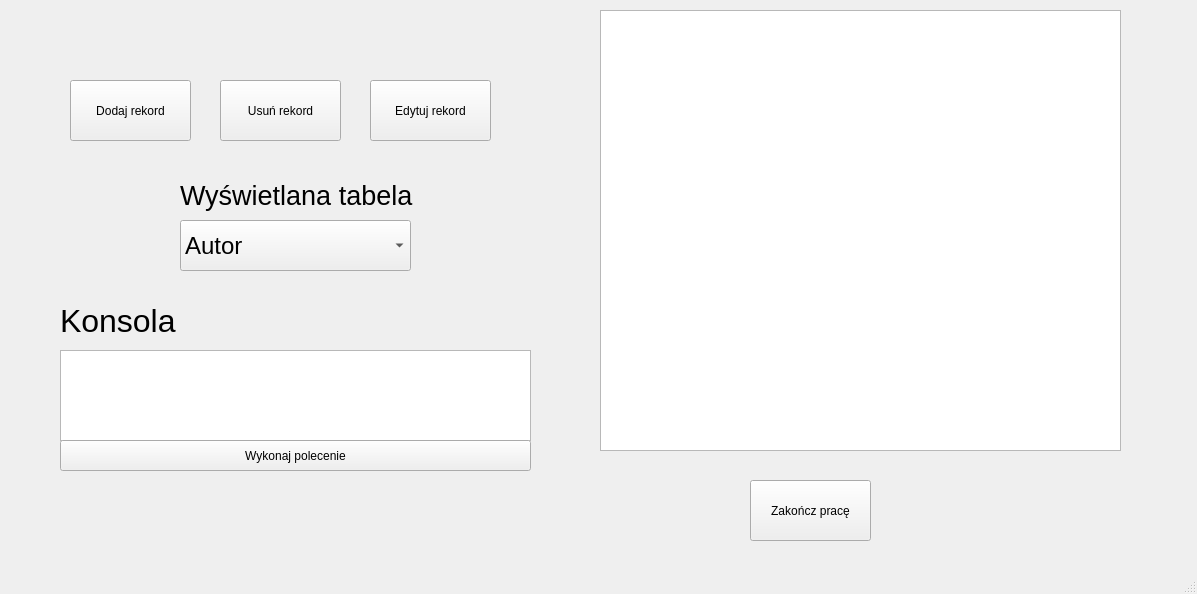
<?xml version="1.0" encoding="UTF-8"?>
<ui version="4.0">
 <class>MainWindow</class>
 <widget class="QMainWindow" name="MainWindow">
  <property name="geometry">
   <rect>
    <x>0</x>
    <y>0</y>
    <width>1197</width>
    <height>594</height>
   </rect>
  </property>
  <property name="windowTitle">
   <string>MainWindow</string>
  </property>
  <widget class="QWidget" name="centralwidget">
   <widget class="QPushButton" name="pushButton">
    <property name="geometry">
     <rect>
      <x>750</x>
      <y>480</y>
      <width>121</width>
      <height>61</height>
     </rect>
    </property>
    <property name="text">
     <string>Zakończ pracę</string>
    </property>
   </widget>
   <widget class="QPushButton" name="pushButton_2">
    <property name="geometry">
     <rect>
      <x>220</x>
      <y>80</y>
      <width>121</width>
      <height>61</height>
     </rect>
    </property>
    <property name="text">
     <string>Usuń rekord</string>
    </property>
   </widget>
   <widget class="QPushButton" name="pushButton_3">
    <property name="geometry">
     <rect>
      <x>370</x>
      <y>80</y>
      <width>121</width>
      <height>61</height>
     </rect>
    </property>
    <property name="text">
     <string>Edytuj rekord</string>
    </property>
   </widget>
   <widget class="QTextEdit" name="konsola">
    <property name="geometry">
     <rect>
      <x>60</x>
      <y>350</y>
      <width>471</width>
      <height>91</height>
     </rect>
    </property>
   </widget>
   <widget class="QComboBox" name="tabelaNazwa">
    <property name="geometry">
     <rect>
      <x>180</x>
      <y>220</y>
      <width>231</width>
      <height>51</height>
     </rect>
    </property>
    <property name="font">
     <font>
      <pointsize>18</pointsize>
     </font>
    </property>
    <item>
     <property name="text">
      <string>Autor</string>
     </property>
    </item>
    <item>
     <property name="text">
      <string>Wydawnictwo</string>
     </property>
    </item>
    <item>
     <property name="text">
      <string>Gatunek</string>
     </property>
    </item>
    <item>
     <property name="text">
      <string>Książka</string>
     </property>
    </item>
    <item>
     <property name="text">
      <string>Egzemplarz</string>
     </property>
    </item>
    <item>
     <property name="text">
      <string>Wypożyczenie</string>
     </property>
    </item>
    <item>
     <property name="text">
      <string>Czytelnik</string>
     </property>
    </item>
    <item>
     <property name="text">
      <string>Bibliotekarz</string>
     </property>
    </item>
   </widget>
   <widget class="QLabel" name="label">
    <property name="geometry">
     <rect>
      <x>180</x>
      <y>180</y>
      <width>241</width>
      <height>31</height>
     </rect>
    </property>
    <property name="font">
     <font>
      <pointsize>20</pointsize>
     </font>
    </property>
    <property name="text">
     <string>Wyświetlana tabela</string>
    </property>
   </widget>
   <widget class="QLabel" name="label_2">
    <property name="geometry">
     <rect>
      <x>60</x>
      <y>300</y>
      <width>151</width>
      <height>41</height>
     </rect>
    </property>
    <property name="font">
     <font>
      <pointsize>24</pointsize>
     </font>
    </property>
    <property name="text">
     <string>Konsola</string>
    </property>
   </widget>
   <widget class="QPushButton" name="pushButton_4">
    <property name="geometry">
     <rect>
      <x>60</x>
      <y>440</y>
      <width>471</width>
      <height>31</height>
     </rect>
    </property>
    <property name="text">
     <string>Wykonaj polecenie</string>
    </property>
   </widget>
   <widget class="QPushButton" name="pushButton_5">
    <property name="geometry">
     <rect>
      <x>70</x>
      <y>80</y>
      <width>121</width>
      <height>61</height>
     </rect>
    </property>
    <property name="text">
     <string>Dodaj rekord</string>
    </property>
   </widget>
   <widget class="QTableWidget" name="tabelka">
    <property name="geometry">
     <rect>
      <x>600</x>
      <y>10</y>
      <width>521</width>
      <height>441</height>
     </rect>
    </property>
   </widget>
  </widget>
  <widget class="QMenuBar" name="menubar">
   <property name="geometry">
    <rect>
     <x>0</x>
     <y>0</y>
     <width>1197</width>
     <height>22</height>
    </rect>
   </property>
  </widget>
  <widget class="QStatusBar" name="statusbar"/>
 </widget>
 <resources/>
 <connections/>
</ui>
